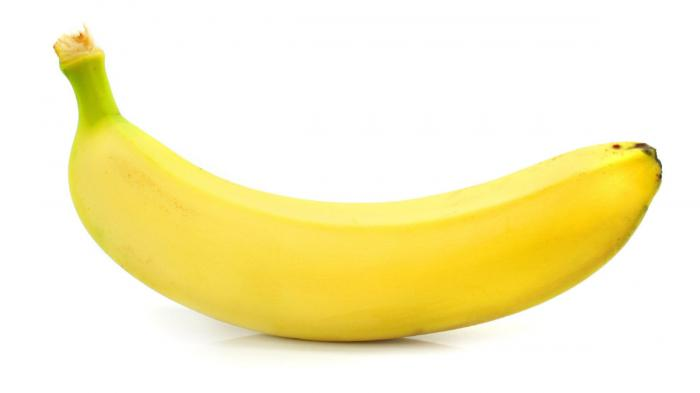
%> input picture banana.png, 700 x 393 px
$ octave edge_detection.m   (GNU Octave 9; MATLAB toolbox functions it lacks are replaced by stand-ins)
%> lines starting %> are read from the running program, lines starting %| are printed output that depends on the picture; in (x1, y1, x2, y2) boxes, pixels count from 0 and x2, y2 are one past the last pixel; in counts of white or black regions, pixels touching at a corner belong together; the program's own positions count from 1
clc, clear
close all
warning off

obj = imread('banana.png');
%> obj is the input picture: size 393x700x3 uint8; mean R, G, B 249.7, 241.6, 196.1
% figure, imshow(obj);
buah = true;
obj2 = obj;
figure, imshow(obj);

% edge_detected_image = bwareaopen(imfill(imclose(edge(rgb2gray(obj),'sobel'),strel('diamond',4)),'holes'),100000);
% figure, imshow(edge_detected_image);

obj =imadd(obj, 50);
figure, imshow(obj);
obj = imadjust(obj,[0.2 0.8]);
figure, imshow(obj);
obj = rgb2gray(obj);
%> obj: size 393x700 uint8
obj = edge(obj,'log');
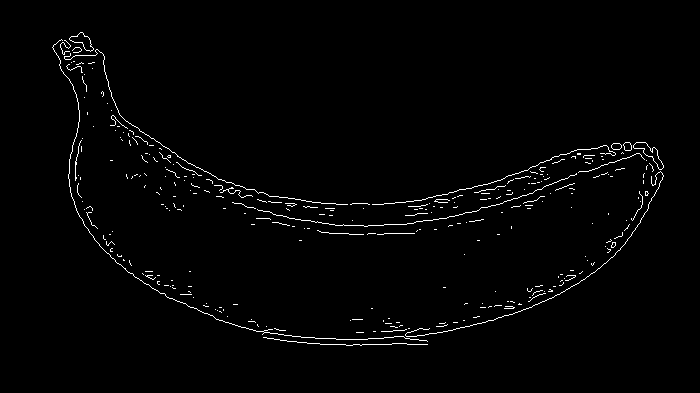
%> obj: size 393x700 logical; 1.5% white in thin lines or dots, all inside (x1, y1, x2, y2) = (52, 32, 664, 346)
obj = bwareaopen(obj, 30);
figure, imshow(obj);
obj = imclose(obj, strel('disk', 60));
%> obj: size 393x700 logical; 24.4% white; 1 white region, box (x1, y1, x2, y2) and area: (52, 32, 664, 346) 67194
figure, imshow(obj);
obj = imfill(obj, 'holes');
%> obj: size 393x700 logical; 30.1% white; 1 white region, box (x1, y1, x2, y2) and area: (52, 32, 664, 346) 82776
figure, imshow(obj);
BWfinal = imerode(obj,strel('diamond',1));
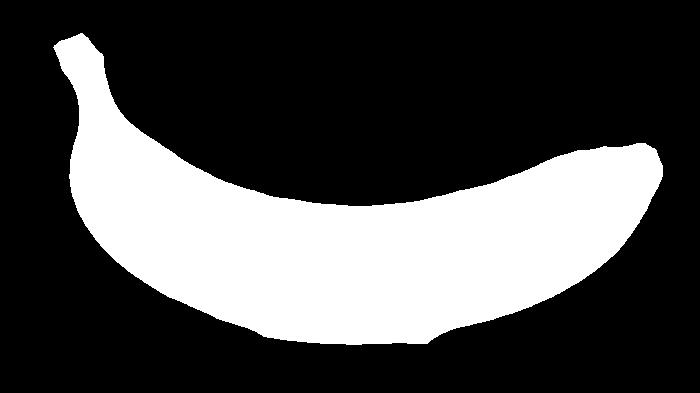
%> BWfinal: size 393x700 logical; 29.6% white; 1 white region, box (x1, y1, x2, y2) and area: (53, 33, 663, 345) 81308
figure, imshow(BWfinal);

se = strel('sphere',5);
BWfinal = imerode(BWfinal, se);
%> BWfinal: size 393x590 logical; every value is 0
figure, imshow(BWfinal);


R = obj2(:,:,1);
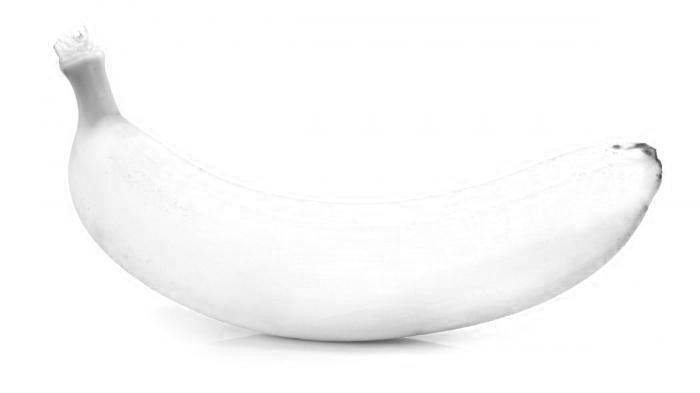
%> R: size 393x700 uint8; min 68, max 255, mean 249.7
G = obj2(:,:,2);
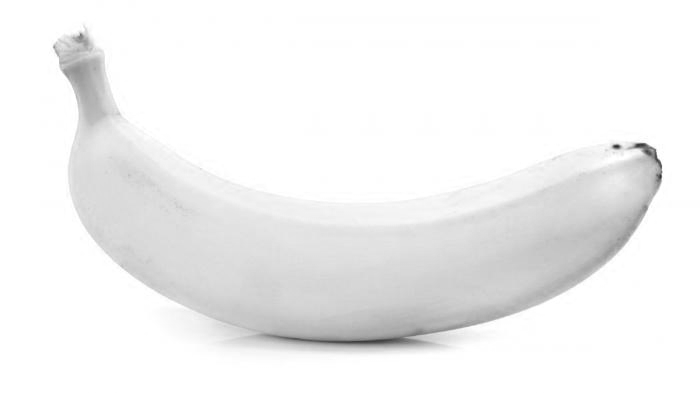
%> G: size 393x700 uint8; min 42, max 255, mean 241.6
B = obj2(:,:,3);
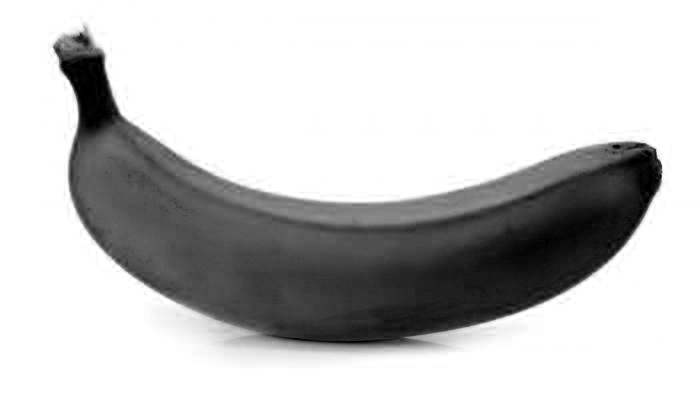
%> B: size 393x700 uint8; min 0, max 255, mean 196.1

R(~BWfinal) = 0;
G(~BWfinal) = 0;
B(~BWfinal) = 0;
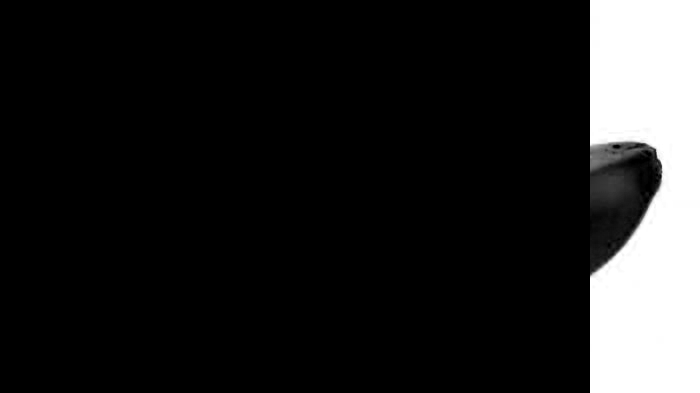
%> B: size 393x700 uint8; min 0, max 255, mean 34.7
RGB = cat(3,R,G,B);
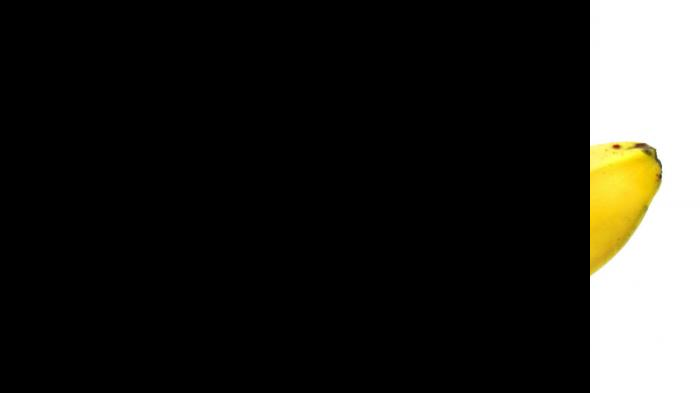
%> RGB: size 393x700x3 uint8; mean R, G, B 39.5, 38.7, 34.7
figure, imshow(RGB);
total = numel(BWfinal);
%> total = 231870
Luas = length(BWfinal(BWfinal~=0));
%> Luas = 0
%deteksi bentuk
[labeled, numObjects] = bwlabel(BWfinal);
%> labeled: size 393x590 double; every value is 0
%> numObjects = 0
labelrgb = label2rgb(labeled);
%> labelrgb: size 393x590x3 uint8; every value is 255


s = regionprops(labeled, {'Area', 'Perimeter', 'BoundingBox'});
%> s = 0 regions
luas =  cat(1, s.Area);
%> luas = []
keliling = cat(1,s.Perimeter);
%> keliling = []
bbox = cat(1,s.BoundingBox);
%> bbox = []
metric = 4*pi*luas./(keliling.^2);
%> metric = []

cek = false;
for k = 1 : numObjects
    if (metric(k) < 0.6) && (metric(k) >= 0.3)
        RGB2 = insertObjectAnnotation(RGB, 'rectangle', bbox(k,:), 'Pisang','LineWidth', 3, 'Color', 'y', 'FontSize', 24);
        cek = true;
    else
        RGB2 = insertObjectAnnotation(RGB, 'rectangle', bbox(k,:), 'Bukan Pisang','LineWidth', 3, 'Color', 'y', 'FontSize', 24);
    end
    figure, imshow(RGB2);
end
%> this loop made 0 passes
%> after the loop, cek = false

%deteksi warna
matang = 'bukan pisang';
if(cek == true)
    HSV = rgb2hsv(RGB);

    H = HSV(:,:,1);
    S = HSV(:,:,2);

    [r,c,v] = find((H>30/255 & H<54/255 & S>50/255));

    numid = size(r,1);
    bw = false(size(RGB,1), size(RGB,2));
    for i = 1:numid
        bw(r(i),c(i)) =1;
    end

    bw = imfill(bw, 'holes');
    bw = bwareaopen(bw, 1000);

    R = RGB(:,:, 1);
    G = RGB(:,:, 2);
    B = RGB(:,:, 3);

    R(~bw) = 0;
    G(~bw) = 0;
    B(~bw) = 0;
    img = cat(3,R,G,B);
    figure , imshow(img);

    img = imbinarize(rgb2gray(img));
    figure, imshow(img);
    Luas_kuning = length(img(img~=0));

    if(Luas_kuning >= (Luas/100*40))
        matang = 'segar';
    else
        matang = 'tidak segar';
    end

end

%j = rgb2gray(img);

%k = imbinarize(j,.95);

% i = double(img);
% figure , imshow(i);
%
% img = rgb2gray(img);
% figure,imshow(img);
% img = imbinarize(img);
% figure, imshow(img);


% figure, imshow(obj);
%
% obj = rgb2gray(obj);
% % figure, imshow(obj);
%
% [~,threshold] = edge(obj,'Log');
% fudgeFactor = 0.7;
% BWs = edge(obj,'Log',threshold * fudgeFactor);
% % figure, imshow(BWs);
%
% se90 = strel('line',3,90);
% se0 = strel('line',3,0);
% BWsdil = imdilate(BWs,[se90 se0]);
% % figure, imshow(BWsdil);
%
% bwfill = imfill(BWsdil, 'holes');
% bwfill = bwareaopen(bwfill,200);
% bwfill = bwlabel(bwfill);
% % figure, imshow(bwfill);
%
% seD = strel('diamond',1);
% BWfinal = imerode(obj,seD);
% figure, imshow(BWfinal);
% BWfinal = imerode(BWfinal,seD);
% BWfinal = imerode(BWfinal,seD);
% BWfinal = imerode(BWfinal,seD);
% BWfinal = imerode(edge_detected_image,seD);
% figure, imshow(BWfinal);
%
